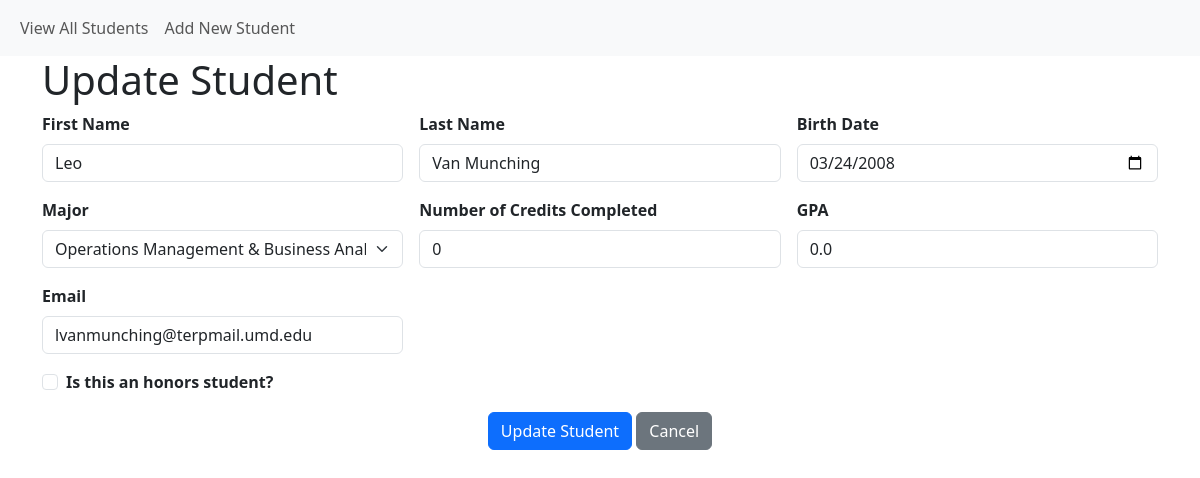
Page /student/update/2 on the committed database.
### instance/models.py (models this page shows, shortened)
class Student(db.Model):
    __tablename__ = "student"
    student_id = db.Column(db.Integer, primary_key=True)
    first_name = db.Column(db.String(30), nullable=False)
    last_name = db.Column(db.String(50), nullable=False)
    major_id = db.Column(db.Integer, db.ForeignKey('major.major_id'))
    birth_date = db.Column(db.DateTime, nullable=False)
    num_credits_completed = db.Column(db.Integer, nullable=False)
    gpa = db.Column(db.Float, nullable=False)
    is_honors = db.Column(db.Boolean, nullable=False)
    email = db.Column(db.String(100), nullable=False)  # ← ADDED

### app.py (the view, shortened to what this page needs)
@app.route('/student/update/<int:student_id>', methods=['GET', 'POST'])
def student_edit(student_id):
    if request.method == 'GET':
        student = Student.query.filter_by(student_id=student_id).first()
        majors = Major.query.order_by(Major.major) \
            .order_by(Major.major) \
            .all()
        if student:
            return render_template('student_entry.html', student=student, majors=majors, action='update')
        else:
            flash(f'Student attempting to be edited could not be found!', 'error')
    return redirect(url_for('student_view_all'))

### templates/student_entry.html (shortened to what this page needs)
{% extends "base.html" %}
{% block page_head %}
    {% if action and action == 'create' %}
        Add New Student
    {% elif action and action == 'update'  %}
        Update Student
    {% else %}
        View Student
    {% endif %}
{% endblock %}
{% block page_content %}
<form class="row g-3"
      action="{{ url_for('student_edit', student_id=student['student_id']) if student else url_for('student_create') }}" method="post">
  <div class="col-md-4">
    <label for="first_name" class="form-label"><strong>First Name</strong></label>
    {% if action and action in ['create', 'update'] %}
    <input type="text" class="form-control" id="first_name" name="first_name" value="{{ student['first_name'] if student else '' }}" required>
    {% else %}
        <br>{{ student['first_name'] }}
    {% endif %}
  </div>
  <div class="col-md-4">
    <label for="last_name" class="form-label"><strong>Last Name</strong></label>
    {% if action and action in ['create', 'update'] %}
    <input type="text" class="form-control" id="last_name" name="last_name" value="{{ student['last_name'] if student else '' }}" required>
    {% else %}
        <br>{{ student['last_name'] }}
    {% endif %}
  </div>
  <div class="col-md-4">
    <label for="birth_date" class="form-label"><strong>Birth Date</strong></label>
    {% if action and action in ['create', 'update'] %}
    <input type="date" class="form-control" id="birth_date" name="birth_date" value="{{ student['birth_date'].strftime('%Y-%m-%d') if student else '' }}" required>
    {% else %}
        <br>{{ student['birth_date'].strftime('%m/%d/%Y') }}
    {% endif %}
  </div>
  <div class="col-md-4">
    <label for="major_id" class="form-label"><strong>Major</strong></label>
    {% if action and action in ['create', 'update'] %}
    <select name="major_id" id="major_id" class="form-select form-select-md" aria-label=".form-select-md example">
        {% for each_major in majors %}
        <option value="{{ each_major['major_id'] }}"
                {{ 'selected' if student and each_major['major_id'] == student['major_id'] else ''}}>{{ each_major['major'] }}</option>
        {% endfor %}
    </select>
    {% else %}
        <br>
        {% for each_major in majors %}
            {{ each_major['major'] if student and each_major['major_id'] == student['major_id'] else ''}}
        {% endfor %}
    {% endif %}
  </div>
  {% if action and action in ['read', 'update'] %}
  <div class="col-md-4">
    <label for="num_credits_completed" class="form-label"><strong>Number of Credits Completed</strong></label>
    {% if action and action == 'update' %}
    <input type="number" min="0" max="200" class="form-control" id="num_credits_completed" name="num_credits_completed"
           value="{{ student['num_credits_completed'] if student else '' }}" required>
    {% else %}
        <br> {{ student['num_credits_completed'] }}
    {% endif %}
  </div>
  <div class="col-md-4">
    <label for="gpa" class="form-label"><strong>GPA</strong></label>
    {% if action and action in ['create', 'update'] %}
    <input type="number" step="0.01" min="0.00" max="4.00" class="form-control" id="gpa" name="gpa" value="{{ student['gpa'] if student else '' }}" required>
    {% else %}
        <br>{{ student['gpa'] }}
    {% endif %}
  </div>
  {% endif %}
  <div class="col-md-4">
    <label for="email" class="form-label"><strong>Email</strong></label>
    {% if action and action in ['create', 'update'] %}
    <input type="email" class="form-control" id="email" name="email" maxlength="100"
           value="{{ student['email'] if student else '' }}" required>
    {% else %}
        <br>{{ student['email'] }}
    {% endif %}
  </div>
  <div class="col-12">
        {% if action and action in ['create', 'update'] %}
    <div class="form-check">
      <input class="form-check-input" type="checkbox" value="" id="is_honors" name="is_honors"
              {{ 'checked' if student and student['is_honors'] == True else '' }}>
        {% endif %}
      <label class="form-check-label" for="is_honors">
          <strong>Is this an honors student?</strong>
      </label>
  </div>
  </div>
  <div class="col-12 text-center">
    {% if action and action in ['create', 'update'] %}
    <button class="btn btn-primary" type="submit">{{ 'Add' if action=='create' else 'Update' }} Student</button>
    {% endif %}
    <a href="{{ url_for('student_view_all') }}" class="btn btn-secondary" role="button">
        {% if action and action in ['create', 'update'] %}
        Cancel
        {% else %}
        Return
        {% endif %}
    </a>
  </div>
</form>
{% endblock %}

### rows in the picture
Student: first_name "Leo", last_name "Van Munching", birth_date "03/24/2008", num_credits_completed "0", gpa "0.0", email "lvanmunching@terpmail.umd.edu"

### other values in the picture
{{ 'Add' if action=='create' else 'Update' }} "Update"
form field major_id "Operations Management & Business Analytics"
